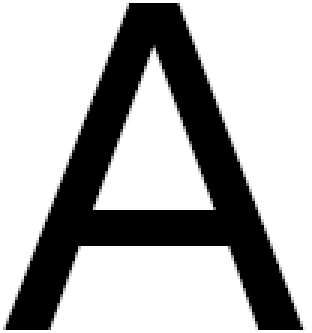
#> input picture sources/A.png, 104 x 111 px (shown 3 times larger)
$ jupyter execute --allow-errors draw2matrix.ipynb
#> lines starting #> are read from the running program, lines starting #| are printed output that depends on the picture
[cell 1]
import numpy as np
import matplotlib.pyplot as plt
from PIL import Image, ImageFilter, ImageFont, ImageDraw

#> (the rest of this cell did not finish here and is left out)

[cell 2]
imd = Image.new("RGB", (512,512), (128,128,128))
#> imd: PIL image 512x512 RGB; every value is 128
draw = ImageDraw.Draw(imd)

#> (the rest of this cell did not finish here and is left out)

#> (a cell that did not finish here is left out)

[cell 4]
import numpy as np
import matplotlib.pyplot as plt
from PIL import Image, ImageFilter, ImageFont, ImageDraw

# IMAGE DIGITIZATION
# Test sur une ecriture manuscrite
im = np.array(Image.open('sources/A.png').resize((10,10))) # Importation de l'image, compression en une image de 10x10px et transformation en une matrice numpy
th = 128 # Valeur seuil de 128
im_bool = (im > th) * 255 # On compare chaque pixel RGB de im a la valeur seuil et on obtien une valeur booleene True ou False
plt.matshow(im)
plt.matshow(im_bool)

# Passage de matrice RGB a matrice 2D
matx = np.zeros((10,10))
for i in range(9):
    for j in range(9):
        if (im < th)[i,j,0]:
            matx[i,j] = 1
        else:
            matx[i,j] = 0
print(matx)
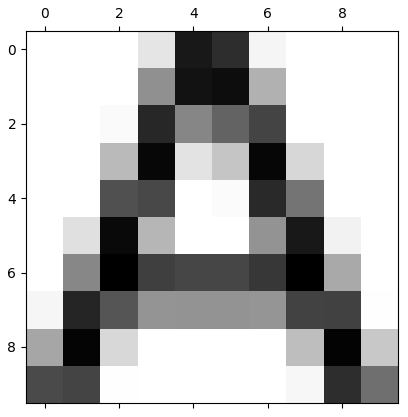
#> figure drawn by matplotlib, 1 panel
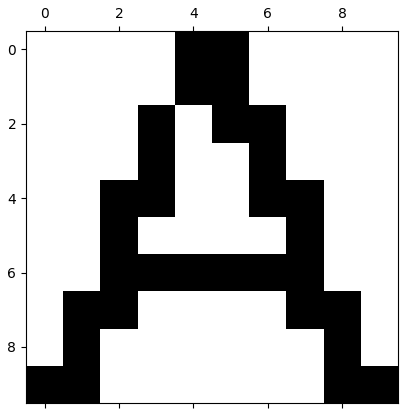
#> figure drawn by matplotlib, 1 panel

$ run again, with sources/A1.png copied over sources/A.png
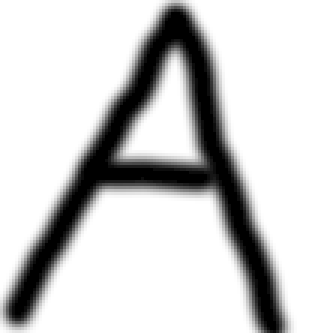
#> input picture sources/A1.png, 104 x 111 px (shown 3 times larger)
#> imd: PIL image 512x512 RGB; every value is 128
#> `[cell 4] import numpy as np import matplotlib.pyplot as plt from PIL i..`:
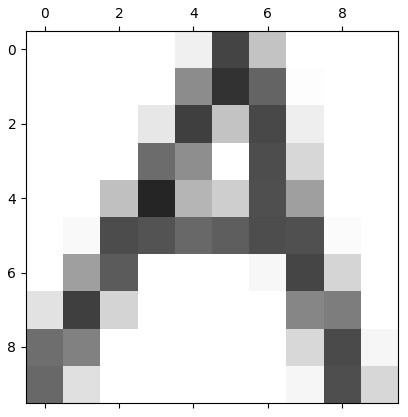
#> figure drawn by matplotlib, 1 panel
#> `[cell 4] import numpy as np import matplotlib.pyplot as plt from PIL i..`:
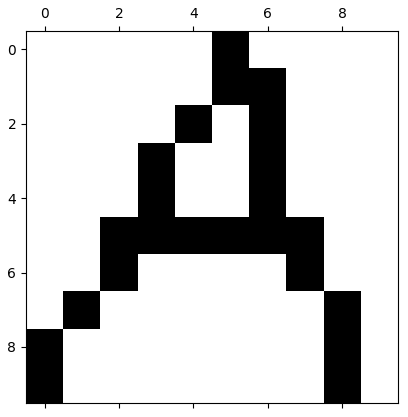
#> figure drawn by matplotlib, 1 panel
